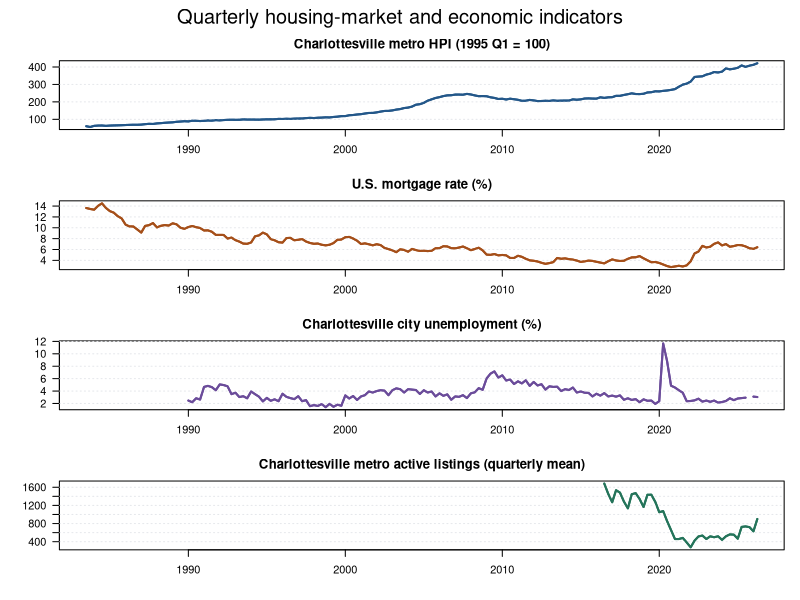
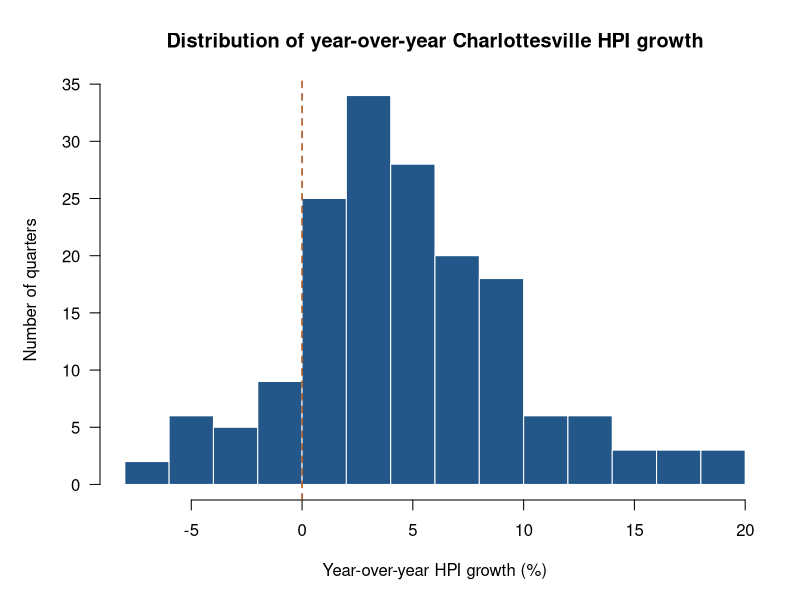

Write R code to recreate these figures, in order.
# Step 2: reproduce the two exploratory figures required by MI3.
# Run from the repository root: Rscript SCRIPTS/02_exploratory_plots.R
# Input: DATA/cleaned_quarterly.csv, produced by preprocess_data.py.
# Outputs: OUTPUT/quarterly_trends.png and OUTPUT/hpi_growth_distribution.png.
# Uses base R only. These figures describe the data; they do not test hypotheses.

data <- read.csv("DATA/cleaned_quarterly.csv", na.strings = "")
dates <- as.Date(data$quarter_start)
dir.create("OUTPUT", showWarnings = FALSE)

# Separate panels preserve each variable's units and its actual coverage.
# Missing periods stay as gaps rather than being interpolated.
variables <- c("hpi", "mortgage_rate_pct", "unemployment_rate_pct", "active_listings")
labels <- c("Charlottesville metro HPI (1995 Q1 = 100)",
            "U.S. mortgage rate (%)", "Charlottesville city unemployment (%)",
            "Charlottesville metro active listings (quarterly mean)")
colors <- c("#235789", "#A54F19", "#6B4C9A", "#24745A")
png("OUTPUT/quarterly_trends.png", width = 1800, height = 1500, res = 180)
par(mfrow = c(4, 1), mar = c(2.8, 4.5, 2.6, 1.2), oma = c(1, 0, 2, 0))
for (i in seq_along(variables)) {
  plot(dates, data[[variables[i]]], type = "l", col = colors[i], lwd = 2,
       xlab = "", ylab = "", main = labels[i], las = 1)
  grid(nx = NA, ny = NULL, col = "#E5E7EB")
  lines(dates, data[[variables[i]]], col = colors[i], lwd = 2)
}
mtext("Quarterly housing-market and economic indicators", outer = TRUE, cex = 1.2)
invisible(dev.off())

# The planned regression outcome is annual HPI growth, not the index level.
growth <- data$hpi_yoy_pct[!is.na(data$hpi_yoy_pct)]
png("OUTPUT/hpi_growth_distribution.png", width = 1600, height = 1050, res = 180)
par(mar = c(5, 5, 4, 1.5))
hist(growth, breaks = "FD", col = "#235789", border = "white",
     main = "Distribution of year-over-year Charlottesville HPI growth",
     xlab = "Year-over-year HPI growth (%)", ylab = "Number of quarters", las = 1)
abline(v = 0, col = "#A54F19", lty = 2, lwd = 1.5)
invisible(dev.off())
cat("Saved two exploratory plots in OUTPUT/.\n")
